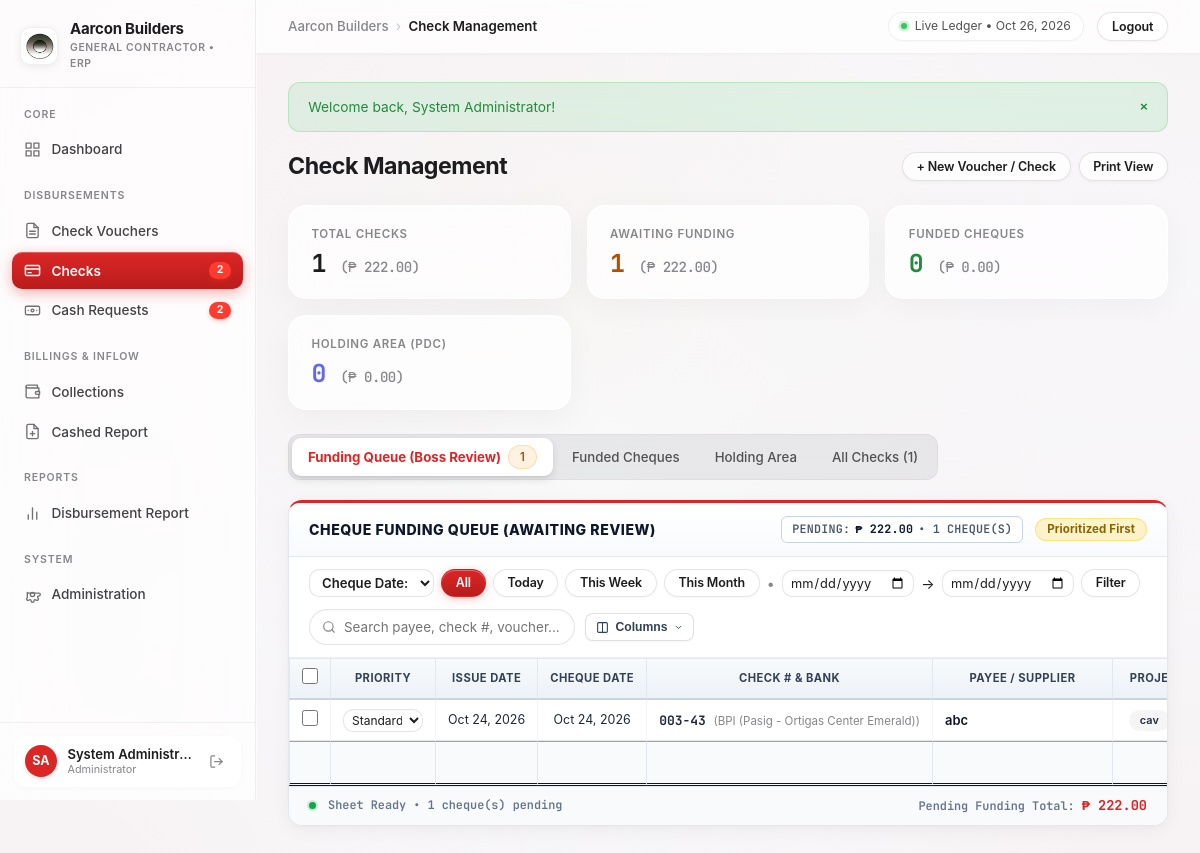
/checks.php (signed in), run on the app's committed database.
### tables this page shows
CREATE TABLE "checks" (
        id INTEGER PRIMARY KEY AUTOINCREMENT,
        check_number VARCHAR(50) NOT NULL UNIQUE,
        bank_name VARCHAR(100) NOT NULL,
        account_number VARCHAR(100) DEFAULT '',
        payee VARCHAR(255) NOT NULL,
        amount DECIMAL(12, 2) NOT NULL,
        issue_date DATE NOT NULL,
        check_date DATE DEFAULT NULL,
        category VARCHAR(100) DEFAULT 'Materials',
        project_name VARCHAR(255) DEFAULT 'General Operations',
        project_district VARCHAR(100) DEFAULT '',
        voucher_number VARCHAR(100) DEFAULT '',
        priority_status VARCHAR(50) DEFAULT 'Standard',
        check_type VARCHAR(50) DEFAULT 'Dated Check',
        status VARCHAR(50) DEFAULT 'pending',
        funded_at DATETIME DEFAULT NULL,
        funded_by VARCHAR(100) DEFAULT NULL,
        remarks TEXT DEFAULT '',
        created_at DATETIME DEFAULT CURRENT_TIMESTAMP,
        is_reviewed INTEGER DEFAULT 1
    , custom_fields TEXT DEFAULT '{}');

### checks.php (the view, shortened to what the rows shown need)
<?php
require_once __DIR__ . '/config/config.php';
require_once __DIR__ . '/includes/header.php';
$db = get_db();
$activeTab = $_GET['tab'] ?? 'funding';
$dateConditions = [];
$dateWhereClause = !empty($dateConditions) ? " AND (" . implode(" AND ", $dateConditions) . ")" : "";
$pendingChecks = $db->query("SELECT * FROM checks WHERE status = 'pending' AND (is_reviewed = 1 OR is_reviewed IS NULL) AND (priority_status IS NULL OR priority_status != 'Hold') {$dateWhereClause} ORDER BY CASE WHEN priority_status = 'Prioritized' THEN 0 ELSE 1 END, check_date ASC, id ASC")->fetchAll();
?>
<div class="page-header no-print">
    <div>
        <h1 class="page-title">Check Management</h1>
    </div>
</div>
<div class="tabs-container">
    <div class="tab-pane <?= $activeTab === 'funding' ? 'active' : '' ?>" id="tab-funding">
        <div class="excel-sheet-card">
            <div>
                <?php if (empty($pendingChecks)): ?>
                    <div class="empty-state">
                        No pending checks awaiting funding.
                        <p>Click "+ New Check" to encode hand-written checks into the system.</p>
                    </div>
                <?php else: ?>
                    <div class="table-responsive">
                        <table class="excel-table" id="pendingChecksTable">
                            <thead>
                                <tr>
                                    <th style="width: 32px; text-align: center;" class="no-print">
                                        <input type="checkbox" id="selectAllChecks" class="custom-checkbox">
                                    </th>
                                    <th class="col-toggle-chk-priority" style="min-width: 105px;">PRIORITY</th>
                                    <th class="col-toggle-chk-issuedate" style="min-width: 95px; text-align: center;">ISSUE DATE</th>
                                    <th class="col-toggle-chk-chequedate" style="min-width: 95px; text-align: center;">CHEQUE DATE</th>
                                    <th class="col-toggle-chk-check" style="min-width: 140px;">CHECK # &amp; BANK</th>
                                    <th class="col-toggle-chk-payee" style="min-width: 180px;">PAYEE / SUPPLIER</th>
                                    <th class="col-toggle-chk-project" style="min-width: 160px;">PROJECT &amp; DISTRICT</th>
                                </tr>
                            </thead>
                            <tbody>
                                <?php foreach ($pendingChecks as $chk): ?>
                                    <?php
                                        $priority = $chk['priority_status'] ?: 'Standard';
                                    ?>
                                    <tr style="<?= $priority === 'Prioritized' ? 'background: #fffbeb;' : '' ?>">
                                        <td style="text-align: center;" class="no-print">
                                            <input type="checkbox" class="custom-checkbox check-select-item" value="<?= $chk['id'] ?>" data-amount="<?= $chk['amount'] ?>">
                                        </td>
                                        <td class="col-toggle-chk-priority">
                                            <div class="no-print">
                                                <select class="check-priority-select form-control" data-check-id="<?= $chk['id'] ?>" style="padding: 2px 4px; font-size: 0.75rem; height: auto;">
                                                    <option value="Standard" <?= $priority === 'Standard' ? 'selected' : '' ?>>Standard</option>
                                                </select>
                                            </div>
                                        </td>
                                        <td class="col-toggle-chk-issuedate" style="text-align: center; font-size: 0.78rem;" class="excel-mono"><?= format_date($chk['issue_date']) ?></td>
                                        <td class="col-toggle-chk-chequedate" style="text-align: center; font-size: 0.78rem;" class="excel-mono">
                                            <?= !empty($chk['check_date']) ? format_date($chk['check_date']) : '<span style="color: var(--text-muted); font-style: italic;">Pending Date</span>' ?>
                                        </td>
                                        <td class="col-toggle-chk-check">
                                            <span class="excel-mono" style="font-weight: 700; color: #1e293b;"><?= e($chk['check_number']) ?></span>
                                            <small style="color: var(--text-muted); font-size: 0.72rem; margin-left: 4px;">(<?= e($chk['bank_name']) ?>)</small>
                                        </td>
                                        <td class="col-toggle-chk-payee" style="font-weight: 600; color: #0f172a;"><?= e($chk['payee']) ?></td>
                                        <td class="col-toggle-chk-project">
                                            <?php if (!empty($chk['project_district'])): ?>
                                                <span class="badge" style="background: rgba(0, 0, 0, 0.04); font-size: 0.68rem; margin-left: 4px;"><?= e($chk['project_district']) ?></span>
                                            <?php endif; ?>
                                        </td>
                                    </tr>
                                <?php endforeach; ?>
                            </tbody>
                            <tfoot>
                                <tr>
                                    <th class="no-print"></th>
                                    <th class="col-toggle-chk-priority"></th>
                                    <th class="col-toggle-chk-issuedate"></th>
                                    <th class="col-toggle-chk-chequedate"></th>
                                    <th class="col-toggle-chk-check"></th>
                                    <th class="col-toggle-chk-payee"></th>
                                    <th class="col-toggle-chk-project"></th>
                                </tr>
                            </tfoot>
                        </table>
                    </div>
                <?php endif; ?>
            </div>
        </div>
    </div>
</div>
<?php require_once __DIR__ . '/includes/footer.php'; ?>

### data on the page
checks: priority_status+id "Standard", issue_date "Oct 24, 2026", check_date "Oct 24, 2026", check_number "003-43", bank_name "BPI (Pasig - Ortigas Center Emerald)", payee "abc", project_district "cav"

### other printed values
$dynamicAppName "Aarcon Builders"
$pendingChecksCount "2"
$pendingCashCount "2"
$userInitials "SA"
$currentUser['full_name'] "System Administr…"
get_user_role_label($currentUser['role']) "Administrator"
$pageTitle "Check Management"
$flash['message'] "Welcome back, System Administrator!"
$allChecksCount "1"
format_money($allChecksTotal) "₱ 222.00"
count($pendingChecks) "1"
format_money($pendingTotal) "₱ 222.00"
count($fundedChecks) "0"
format_money($fundedTotal) "₱ 0.00"
count($holdingChecks) "0"
